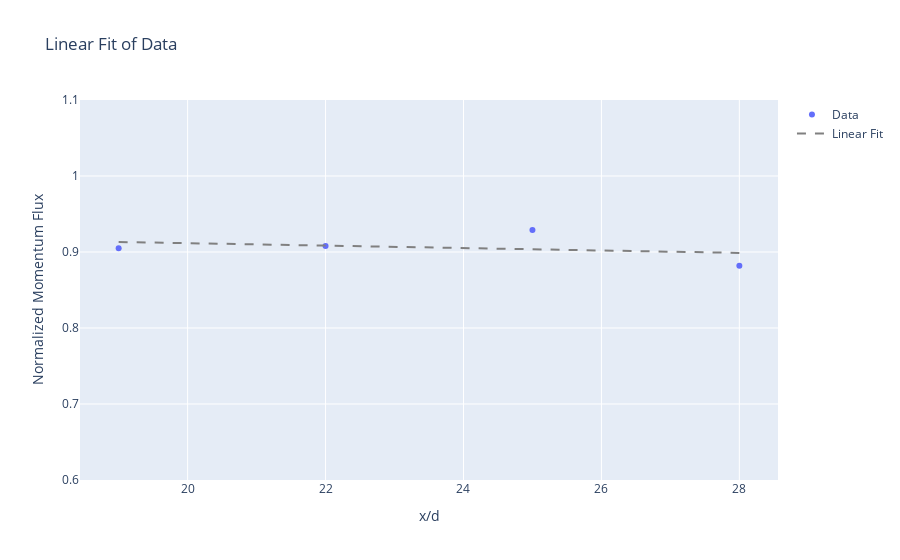

Notebook source saved alongside this figure:
### Code cell
import numpy as np
import plotly.graph_objs as go
import plotly.io as pio

# File paths for the text files (replace these with your actual file paths)
x_file = 'xbyd.txt'
y_file = 'NormalizedPdot.txt'

# Load the data from the text files
x_data = np.loadtxt(x_file)
y_data = np.loadtxt(y_file)

# Perform linear fit (polynomial of degree 1)
fit_params = np.polyfit(x_data, y_data, 1)
fit_line = np.polyval(fit_params, x_data)

# Create a scatter plot for the data points
scatter_trace = go.Scatter(
    x=x_data,
    y=y_data,
    mode='markers',
    marker=dict(symbol='circle'),
    name='Data'
)

# Create a line plot for the linear fit
fit_trace = go.Scatter(
    x=x_data,
    y=fit_line,
    mode='lines',
    line=dict(dash='dash', color='gray'),
    name='Linear Fit'
)

# Define layout with y-axis range
layout = go.Layout(
    title='Linear Fit of Data',
    xaxis=dict(title='x/d'),
    yaxis=dict(
        title='Normalized Momentum Flux',
        range=[0.6, 1.1]  # Set y-axis range
    ),
    showlegend=True
)

# Create the figure
fig = go.Figure(data=[scatter_trace, fit_trace], layout=layout)

# Show the plot
pio.show(fig)

### Figure 1 — Plotly figure (JSON) as saved in the notebook; plotly's stock layout.template omitted (floating-point values rounded to 4 significant figures)
{"data": [{"marker": {"symbol": "circle"}, "mode": "markers", "name": "Data", "type": "scatter", "x": [19, 22, 25, 28], "y": [0.905, 0.908, 0.929, 0.882]}, {"line": {"color": "gray", "dash": "dash"}, "mode": "lines", "name": "Linear Fit", "type": "scatter", "x": [19, 22, 25, 28], "y": [0.9132, 0.9084, 0.9036, 0.8988]}], "layout": {"showlegend": true, "title": {"text": "Linear Fit of Data"}, "xaxis": {"title": {"text": "x/d"}}, "yaxis": {"range": [0.6, 1.1], "title": {"text": "Normalized Momentum Flux"}}}}
